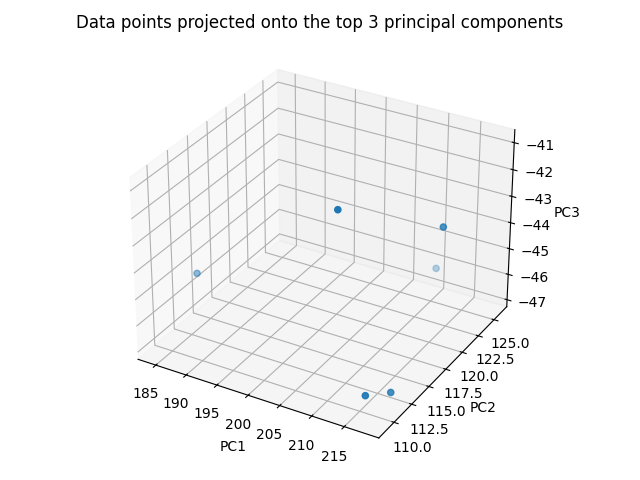

Here is the Python script that generated this plot:
import pyforest
from p2_a import var_covar_matrix
from p1_b import power_iteration


def find_topk_PC(X, k=3):
    """
    Find the top k principal components of X.
    :param X: matrix X
    :param k: number of principal components
    :return: top k principal components
    """
    # compute the variance-covariance matrix of X
    var_cov_matrix = var_covar_matrix(X)
    
    # compute the top k principal components of X
    topk_PC = []
    topk_eigenvalues = []
    for _ in range(k):
        eigenvalue, eigenvector = power_iteration(var_cov_matrix)
        topk_PC.append(eigenvector)
        topk_eigenvalues.append(eigenvalue)
        var_cov_matrix = var_cov_matrix - eigenvalue * np.outer(eigenvector, eigenvector) # deflation
    return np.array(topk_PC), np.array(topk_eigenvalues)

if __name__ == '__main__':
    X_picked = np.load('X_picked.npy')
    print(X_picked)
    K = 6
    
    
    # compute the top K principal components of X_picked and print them
    topk_PC, topk_eigv = find_topk_PC(X_picked, k=K)
    print('The top 3 principal components of X_picked are:')
    print(topk_PC.round(2))
    print('The corresponding eigenvalues are:', topk_eigv)
    top3_PC = topk_PC[:3]
    X_picked_transformed = np.dot(top3_PC, X_picked)
    print('The transformed X_picked is:', X_picked_transformed.round(2))

    # plot cumulative variance explained
    _K = 6
    plt.figure()
    plt.plot(np.cumsum(topk_eigv[:_K]) / np.sum(topk_eigv), '-o')
    print('The cumulative variance explained by the top 3 principal components is:', np.cumsum(topk_eigv[:_K]) / np.sum(topk_eigv))
    # add values of each point on y-axis
    for i, (x, y) in enumerate(zip(np.arange(_K), np.cumsum(topk_eigv[:_K]) / np.sum(topk_eigv))):
        plt.annotate(f'{y:.3f}', (x, y), textcoords='offset pixels', xytext=(-3, -17), ha='left')

    # we only need k bins on x-axis and start from 1 instead of 0
    plt.xticks(ticks=np.arange(_K), labels=np.arange(1, _K+1))
    
    plt.xlabel('number of principal components')
    plt.ylabel('cumulative variance explained')
    plt.title(f'Cumulative variance explained by the top {_K} principal components')
    plt.tight_layout()
    plt.savefig('p2_b_cumulative_variance_explained.png')
    plt.clf()

    # validate the result using sklearn.decomposition.PCA
    pca = PCA(n_components=K)
    pca.fit(X_picked.T)
    print('Computed by sklearn.decomposition.PCA:')
    print(pca.components_.T.round(2))
    
    print(f'topk_PC is correct: {np.allclose(np.abs(topk_PC.T.round(2)), np.abs(pca.components_.T.round(2)))}')


    # plot the transformed X_picked in 3D
    fig = plt.figure()
    ax = fig.add_subplot(projection='3d')
    ax.scatter(X_picked_transformed[0], X_picked_transformed[1], X_picked_transformed[2])
    ax.set_xlabel('PC1')
    ax.set_ylabel('PC2')
    ax.set_zlabel('PC3')
    plt.title('Data points projected onto the top 3 principal components')
    plt.tight_layout()
    plt.savefig('p2_c.png')